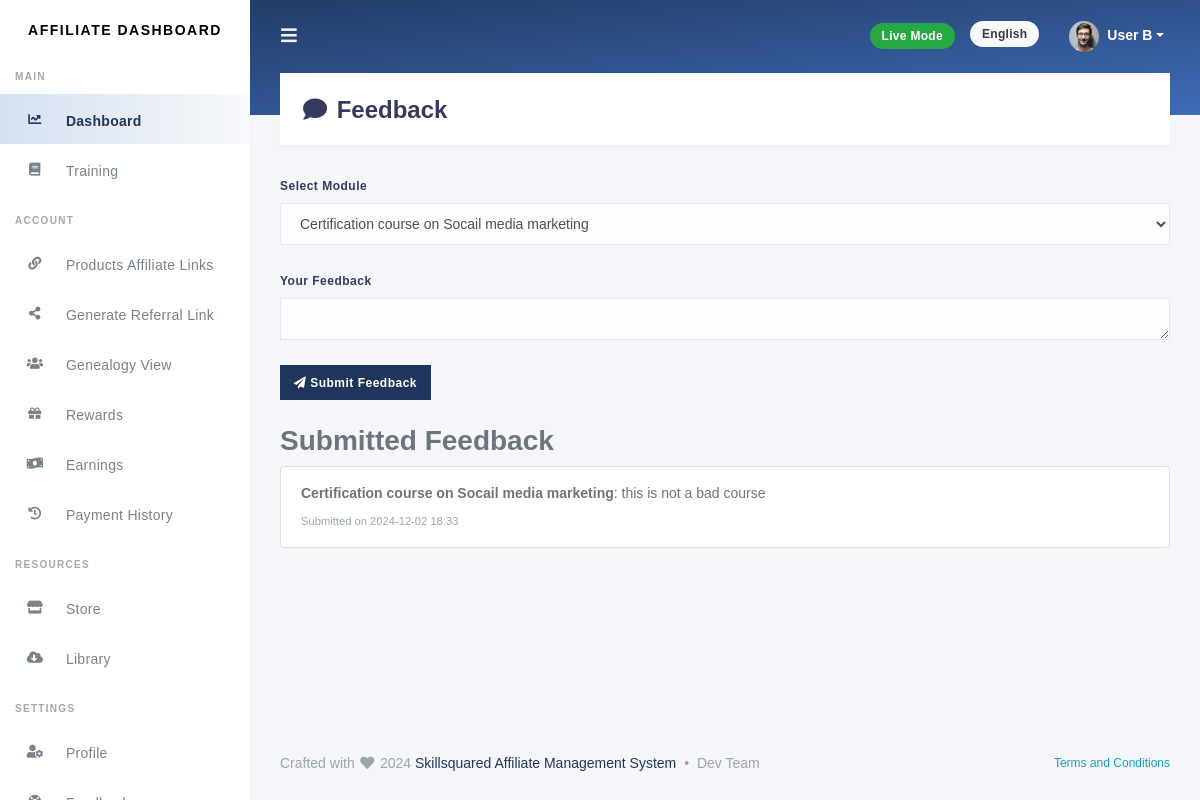
The app's page /feedback/ (signed in) with its own data.
### training/models.py (models this page shows, shortened)
class Feedback(models.Model):
    user = models.ForeignKey(
        settings.AUTH_USER_MODEL,
        on_delete=models.CASCADE,
        related_name="feedbacks"
    )
    module = models.ForeignKey(
        'TrainingModule',
        on_delete=models.CASCADE,
        related_name="feedbacks"
    )
    text = models.TextField()
    created_at = models.DateTimeField(auto_now_add=True)

class TrainingModule(models.Model):
    title = models.CharField(max_length=255, unique=True)
    content = models.TextField()
    material = models.FileField(upload_to='training_materials/', null=True, blank=True)
    completion_time = models.PositiveIntegerField(help_text="Time in minutes")  # Estimated time
    created_at = models.DateTimeField(auto_now_add=True)

### training/views.py (the view)
# urls.py: path('feedback/',feedback, name='feedback'),
@login_required
def feedback(request):
    if request.user.user_type != 'affiliate':
        return HttpResponseForbidden("You are not authorized to access this page.")
    submitted_feedback = Feedback.objects.filter(user=request.user).select_related('module')
    if request.method == 'POST':
        feedback_text = request.POST.get('feedback')
        module_id = request.POST.get('module_id')
        module = get_object_or_404(TrainingModule, id=module_id)
        Feedback.objects.create(user=request.user, module=module, text=feedback_text)
        return redirect('feedback')  # Redirect to feedback page after submission
    training_modules = TrainingModule.objects.all()
    return render(request, 'trainings/feedback.html', {
        'modules': training_modules,
        'submitted_feedback': submitted_feedback
    })

### templates/trainings/feedback.html (shortened to what this page needs)
{% extends 'base.html' %}
{% block content %}
<div class="section-header">
    <h1><i class="fa fa-fw fa-comment"></i> Feedback</h1>
</div>
<div class="section-body">
    <form method="POST" class="mb-4">
        <div class="form-group">
            <label for="module">Select Module</label>
            <select name="module_id" id="module" class="form-control" required>
                {% for module in modules %}
                <option value="{{ module.id }}">{{ module.title }}</option>
                {% endfor %}
            </select>
        </div>
        <div class="form-group">
            <label for="feedback">Your Feedback</label>
            <textarea name="feedback" id="feedback" class="form-control" rows="5" required></textarea>
        </div>
        <button type="submit" class="btn btn-primary">
            <i class="fa fa-paper-plane"></i> Submit Feedback
        </button>
    </form>
    <h3>Submitted Feedback</h3>
    <ul class="list-group">
        {% for feedback in submitted_feedback %}
        <li class="list-group-item">
            <strong>{{ feedback.module.title }}</strong>: {{ feedback.text }}
            <small class="text-muted d-block">Submitted on {{ feedback.created_at|date:"Y-m-d H:i" }}</small>
        </li>
        {% empty %}
        <li class="list-group-item text-muted">No feedback submitted yet.</li>
        {% endfor %}
    </ul>
</div>
{% endblock %}

### static/css/custom.css (style rules this page uses)
::placeholder { font-size: 0.9em; font-family: "Segoe UI", "Georgia", "Helvetica", Arial; color: #bebebe !important; }

### records on screen
Feedback: module "Certification course on Socail media marketing", text "this is not a bad course", created_at "2024-12-02 18:33"

### other values on screen
form field module_id "Certification course on Socail media marketing"
